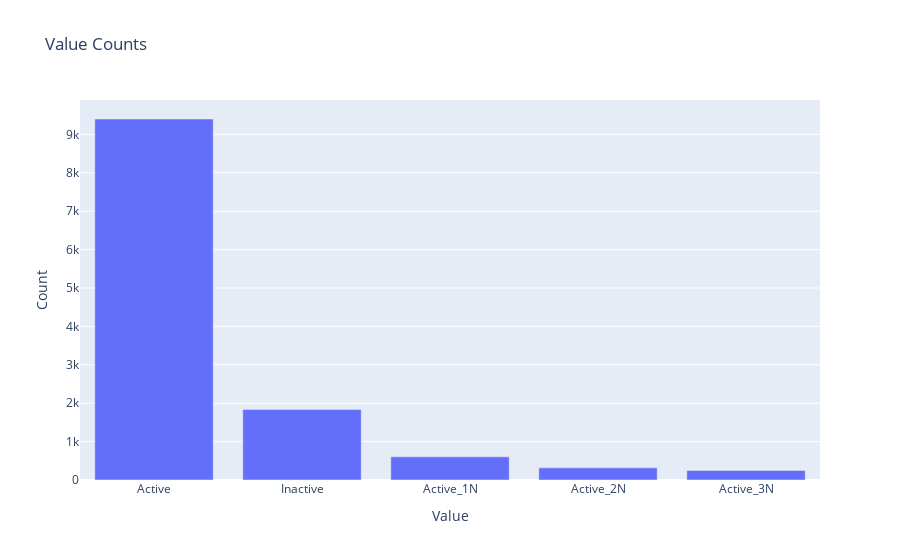

The notebook cell this image was saved under:
### Markdown cell above
##### Total churn dealers from 2018 - 2023 were 8813 and active dealers right now are 12404, out that active for final month are 9401, Active_1N = 603, Active_2N = 316, Active_3N = 249, Inactive = 1839.

### Code cell
import plotly.graph_objects as go

# Define the labels and counts
labels = ['Active', 'Inactive', 'Active_1N', 'Active_2N', 'Active_3N']
counts = [9401, 1839, 603, 316, 249]

# Create the bar plot
fig = go.Figure(data=[go.Bar(x=labels, y=counts)])

# Customize the layout
fig.update_layout(
    title='Value Counts',
    xaxis_title='Value',
    yaxis_title='Count'
)

# Show the plot
fig.show()

### Figure 1 — Plotly figure (JSON) as saved in the notebook; plotly's stock layout.template omitted (floating-point values rounded to 4 significant figures)
{"data": [{"type": "bar", "x": ["Active", "Inactive", "Active_1N", "Active_2N", "Active_3N"], "y": [9401, 1839, 603, 316, 249]}], "layout": {"autosize": true, "title": {"text": "Value Counts"}, "xaxis": {"autorange": true, "range": [-0.5, 4.5], "title": {"text": "Value"}, "type": "category"}, "yaxis": {"autorange": true, "range": [0, 9896.0], "title": {"text": "Count"}, "type": "linear"}}}
